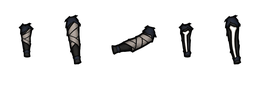
#> input picture art/source/illustrations/body/arm_lower-v1.png, 256 x 86 px, shrunk from 2170 x 725 before the run
$ python -i encode_ktex.py   (imports and definitions only)
#> lines starting #> are read from the running program, lines starting #| are printed output that depends on the picture
"""Portable PNG -> OpenGL KTEX BC3 encoder (Pillow with DDS/DXT5 support).

Usage:
    python art/tools/encode_ktex.py --input atlas.png --out atlas.tex
    python art/tools/encode_ktex.py --self-test

``encode_tex(png, output, texture_format="bc3")`` has the existing pipeline's
signature; importing this module does not change that pipeline. Compression is
lossy and is NOT byte-identical to Klei's Squish/FreeImage implementation.

Format evidence:
* Current runtime KTEX files use the post-caves 4/5/4/5/2-bit header layout,
  all-one flag/reserved bits, OpenGL=0, BC3=2, and 2D=1. For example the 12-level
  2048x2048 character atlas has flags 0xfffd8220 and first pitch 8192.
* Klei's original source confirms BC3=Dxt5, ceil(width/4)*16 pitch, vertical
  flipping for OpenGL, round(rgb*alpha/255), and halving mip dimensions to 1.
  https://github.com/kleientertainment/ds_mod_tools/blob/master/src/lib/texturelib/converters/PixelFormatConverter.cpp
  https://github.com/kleientertainment/ds_mod_tools/blob/master/src/lib/texturelib/converters/TextureOpenGL.cpp
  https://github.com/kleientertainment/ds_mod_tools/blob/master/src/lib/texturelib/InputImage.cpp
  https://github.com/kleientertainment/ds_mod_tools/blob/master/src/app/textureconverter/main.cpp
  Its public repository omits renderlib/BaseTexture.h, so the full header layout
  is checked against this project's existing files/decoder rather than claimed
  to be present in that public source.

Like Klei's converter, each mip is resized from the original straight-alpha
image, then premultiplied and flipped. Channels are resized independently to
avoid Pillow silently premultiplying RGBA during resize. Pillow's Lanczos and
BC3 encoder can differ from FreeImage/Squish; the container layout is identical.
"""
from __future__ import annotations

import argparse
from io import BytesIO
import json
from pathlib import Path
import struct
import tempfile

from PIL import Image


HEADER = struct.Struct("<4sI")
MIP_HEADER = struct.Struct("<HHHI")
MIP_COUNT_MASK = 31 << 13
# Preserve the two flags and twelve reserved bits found in current game assets.
BASE_FLAGS = 0xFFFC0000 | (2 << 4) | (1 << 9)


def mip_sizes(width: int, height: int):
    """Yield the complete mip chain, including levels smaller than a BC3 block."""
    if not (1 <= width <= 65535 and 1 <= height <= 65535):
        raise ValueError("KTEX width and height must fit nonzero uint16 fields")
    if ((width + 3) // 4) * 16 > 65535:
        raise ValueError("BC3 row pitch exceeds KTEX's uint16 field")
    while True:
        yield width, height
        if (width, height) == (1, 1):
            break
        width, height = max(1, width // 2), max(1, height // 2)


def tex_info(data: bytes) -> dict:
    """Strictly validate this encoder's KTEX layout, including all mip payloads."""
    if len(data) < HEADER.size:
        raise ValueError("Truncated KTEX header")
    magic, flags = HEADER.unpack_from(data)
    if magic != b"KTEX" or flags & ~MIP_COUNT_MASK != BASE_FLAGS:
        raise ValueError("Expected current OpenGL/2D/BC3 KTEX header")
    count = (flags >> 13) & 31
    offset = HEADER.size + count * MIP_HEADER.size
    if not count or len(data) < offset:
        raise ValueError("Missing or truncated mip descriptors")
    mips = [MIP_HEADER.unpack_from(data, HEADER.size + i * MIP_HEADER.size)
            for i in range(count)]
    expected_sizes = list(mip_sizes(*mips[0][:2]))
    if [m[:2] for m in mips] != expected_sizes:
        raise ValueError("Expected a complete, ordered mip chain through 1x1")
    for width, height, pitch, size in mips:
        expected_pitch = ((width + 3) // 4) * 16
        if pitch != expected_pitch or size != pitch * ((height + 3) // 4):
            raise ValueError("Incorrect BC3 mip pitch or payload size")
    if offset + sum(m[3] for m in mips) != len(data):
        raise ValueError("KTEX payload is truncated or has trailing bytes")
    return {"flags": flags, "compression": 2, "mips": mips}


def _bc3_payload(image: Image.Image) -> bytes:
    buffer = BytesIO()
    try:
        image.save(buffer, format="DDS", pixel_format="DXT5")
    except (OSError, ValueError) as error:
        raise RuntimeError("Pillow with DDS/DXT5 encoding support is required") from error
    dds = buffer.getvalue()
    # DXT5 uses the classic 128-byte DDS header, without a DX10 extension.
    if (len(dds) < 128 or dds[:4] != b"DDS "
            or struct.unpack_from("<I", dds, 4)[0] != 124
            or dds[84:88] != b"DXT5"):
        raise RuntimeError("Pillow did not produce a classic DXT5 DDS")
    height, width = struct.unpack_from("<II", dds, 12)
    expected_size = ((width + 3) // 4) * ((height + 3) // 4) * 16
    if (width, height) != image.size or len(dds) != 128 + expected_size:
        raise RuntimeError("Unexpected DXT5 dimensions or block payload length")
    return dds[128:]


def encode_image(image: Image.Image) -> bytes:
    """Encode straight-alpha artwork; never resize the base level or edit the input."""
    sizes = list(mip_sizes(*image.size))
    original = image.convert("RGBA")
    channels = original.split()
    descriptors, payloads = [], []
    for size in sizes:
        mip = original if size == original.size else Image.merge(
            "RGBA", [channel.resize(size, Image.Resampling.LANCZOS) for channel in channels])
        # RGBa's lowercase a means premultiplied alpha. Reinterpret these bytes
        # as RGBA for the DDS compressor; converting back would unpremultiply.
        premultiplied = Image.frombytes("RGBA", size, mip.convert("RGBa").tobytes())
        payload = _bc3_payload(premultiplied.transpose(Image.Transpose.FLIP_TOP_BOTTOM))
        pitch = ((size[0] + 3) // 4) * 16
        descriptors.append(MIP_HEADER.pack(*size, pitch, len(payload)))
        payloads.append(payload)
    data = (HEADER.pack(b"KTEX", BASE_FLAGS | (len(sizes) << 13))
            + b"".join(descriptors) + b"".join(payloads))
    tex_info(data)
    return data


# [93 lines left out: functions encode_tex, decode_mip, self_test, main, not called in this run]


# [2 lines not run here, left out]

>>> from PIL import Image
>>> picture = Image.open('../source/illustrations/body/arm_lower-v1.png')
#> picture is the input picture: PIL image 256x86 RGBA; mean R, G, B, A 5.3, 5.1, 5.1, 26
>>> result = encode_image(picture)
#> the loop in encode_image, `for size in sizes:` made 9 passes
#> pass 2, in encode_image, `mip = original if size == original.size else Image.merge( "RGBA", [cha..`:
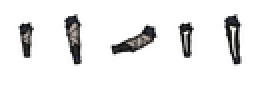
#> mip: PIL image 128x43 RGBA (shown 2 times larger); mean R, G, B, A 5.4, 5.2, 5.2, 26.1; transparent parts drawn white
#> pass 3, in encode_image, `mip = original if size == original.size else Image.merge( "RGBA", [cha..`:
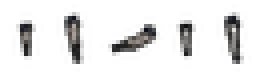
#> mip: PIL image 64x21 RGBA (shown 4 times larger); mean R, G, B, A 5.6, 5.4, 5.4, 26.3; transparent parts drawn white
#> after the loop in encode_image, `for size in sizes:`: descriptors = 9 items
#> in tex_info, `mips = [MIP_HEADER.unpack_from(data, HEADER.size + i * MIP_HEADER.size..`: mips = [(256, 86, 1024, 22528), (128, 43, 512, 5632), (64, 21, 256, 1536), (32, 10, 128, 384), (16, 5, 64, 128), (8, 2, 32, 32), (4, 1, 16, 16), (2, 1, 16, 16), (1, 1, 16, 16)]
#> in tex_info, `expected_sizes = list(mip_sizes(*mips[0][:2]))`: expected_sizes = [(256, 86), (128, 43), (64, 21), (32, 10), (16, 5), (8, 2), (4, 1), (2, 1), (1, 1)]
#> the loop in tex_info, `for width, height, pitch, size in mips:` made 9 passes
#> (width, height, pitch, size, expected_pitch) on passes 1 to 9: (256, 86, 1024, 22528, 1024), (128, 43, 512, 5632, 512), (64, 21, 256, 1536, 256), (32, 10, 128, 384, 128), (16, 5, 64, 128, 64), (8, 2, 32, 32, 32), (4, 1, 16, 16, 16), (2, 1, 16, 16, 16), (1, 1, 16, 16, 16)

$ run again, on art/source/illustrations/body/foot-v1.png
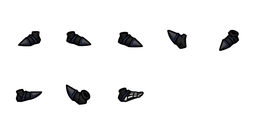
#> input picture art/source/illustrations/body/foot-v1.png, 256 x 124 px, shrunk from 1805 x 871 before the run
#> picture is the input picture: PIL image 256x124 RGBA; mean R, G, B, A 1.3, 1.3, 1.5, 15
#> the loop in encode_image, `for size in sizes:` made 9 passes
#> pass 2, in encode_image, `mip = original if size == original.size else Image.merge( "RGBA", [cha..`:
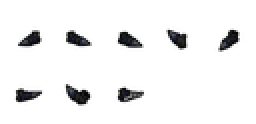
#> mip: PIL image 128x62 RGBA (shown 2 times larger); mean R, G, B, A 1.3, 1.4, 1.6, 15.1; transparent parts drawn white
#> pass 3, in encode_image, `mip = original if size == original.size else Image.merge( "RGBA", [cha..`:
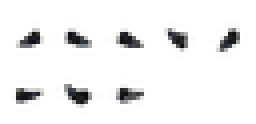
#> mip: PIL image 64x31 RGBA (shown 4 times larger); mean R, G, B, A 1.4, 1.4, 1.6, 15.3; transparent parts drawn white
#> after the loop in encode_image, `for size in sizes:`: descriptors = 9 items
#> mips = [(256, 124, 1024, 31744), (128, 62, 512, 8192), (64, 31, 256, 2048), (32, 15, 128, 512), (16, 7, 64, 128), (8, 3, 32, 32), (4, 1, 16, 16), (2, 1, 16, 16), (1, 1, 16, 16)]
#> expected_sizes = [(256, 124), (128, 62), (64, 31), (32, 15), (16, 7), (8, 3), (4, 1), (2, 1), (1, 1)]
#> the loop in tex_info, `for width, height, pitch, size in mips:` made 9 passes
#> (width, height, pitch, size, expected_pitch) on passes 1 to 8: (256, 124, 1024, 31744, 1024), (128, 62, 512, 8192, 512), (64, 31, 256, 2048, 256), (32, 15, 128, 512, 128), (16, 7, 64, 128, 64), (8, 3, 32, 32, 32), (4, 1, 16, 16, 16), (2, 1, 16, 16, 16)

$ run again, on art/source/illustrations/body/hand-v1.png
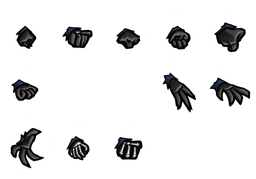
#> input picture art/source/illustrations/body/hand-v1.png, 256 x 179 px, shrunk from 1499 x 1049 before the run
#> picture is the input picture: PIL image 256x179 RGBA; mean R, G, B, A 3.5, 3.5, 3.7, 27.3
#> the loop in encode_image, `for size in sizes:` made 9 passes
#> pass 2, in encode_image, `mip = original if size == original.size else Image.merge( "RGBA", [cha..`:
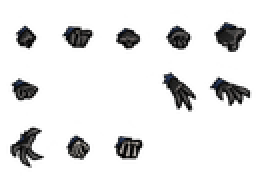
#> mip: PIL image 128x89 RGBA (shown 2 times larger); mean R, G, B, A 3.6, 3.6, 3.8, 27.4; transparent parts drawn white
#> pass 3, in encode_image, `mip = original if size == original.size else Image.merge( "RGBA", [cha..`:
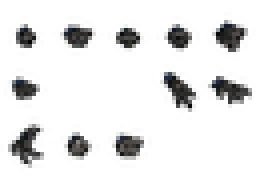
#> mip: PIL image 64x44 RGBA (shown 4 times larger); mean R, G, B, A 3.7, 3.7, 3.9, 27.7; transparent parts drawn white
#> after the loop in encode_image, `for size in sizes:`: descriptors = 9 items
#> mips = [(256, 179, 1024, 46080), (128, 89, 512, 11776), (64, 44, 256, 2816), (32, 22, 128, 768), (16, 11, 64, 192), (8, 5, 32, 64), (4, 2, 16, 16), (2, 1, 16, 16), (1, 1, 16, 16)]
#> expected_sizes = [(256, 179), (128, 89), (64, 44), (32, 22), (16, 11), (8, 5), (4, 2), (2, 1), (1, 1)]
#> the loop in tex_info, `for width, height, pitch, size in mips:` made 9 passes
#> (width, height, pitch, size, expected_pitch) on passes 1 to 8: (256, 179, 1024, 46080, 1024), (128, 89, 512, 11776, 512), (64, 44, 256, 2816, 256), (32, 22, 128, 768, 128), (16, 11, 64, 192, 64), (8, 5, 32, 64, 32), (4, 2, 16, 16, 16), (2, 1, 16, 16, 16)

$ run again, on art/source/illustrations/body/leg-v1.png
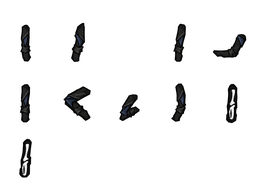
#> input picture art/source/illustrations/body/leg-v1.png, 256 x 191 px, shrunk from 1451 x 1084 before the run
#> picture is the input picture: PIL image 256x191 RGBA; mean R, G, B, A 2.2, 2.2, 2.3, 17.2
#> the loop in encode_image, `for size in sizes:` made 9 passes
#> pass 2, in encode_image, `mip = original if size == original.size else Image.merge( "RGBA", [cha..`:
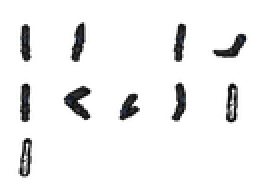
#> mip: PIL image 128x95 RGBA (shown 2 times larger); mean R, G, B, A 2.2, 2.2, 2.3, 17.3; transparent parts drawn white
#> pass 3, in encode_image, `mip = original if size == original.size else Image.merge( "RGBA", [cha..`:
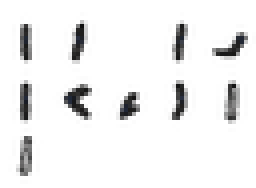
#> mip: PIL image 64x47 RGBA (shown 4 times larger); mean R, G, B, A 2.3, 2.3, 2.4, 17.5; transparent parts drawn white
#> after the loop in encode_image, `for size in sizes:`: descriptors = 9 items
#> mips = [(256, 191, 1024, 49152), (128, 95, 512, 12288), (64, 47, 256, 3072), (32, 23, 128, 768), (16, 11, 64, 192), (8, 5, 32, 64), (4, 2, 16, 16), (2, 1, 16, 16), (1, 1, 16, 16)]
#> expected_sizes = [(256, 191), (128, 95), (64, 47), (32, 23), (16, 11), (8, 5), (4, 2), (2, 1), (1, 1)]
#> the loop in tex_info, `for width, height, pitch, size in mips:` made 9 passes
#> (width, height, pitch, size, expected_pitch) on passes 1 to 8: (256, 191, 1024, 49152, 1024), (128, 95, 512, 12288, 512), (64, 47, 256, 3072, 256), (32, 23, 128, 768, 128), (16, 11, 64, 192, 64), (8, 5, 32, 64, 32), (4, 2, 16, 16, 16), (2, 1, 16, 16, 16)
